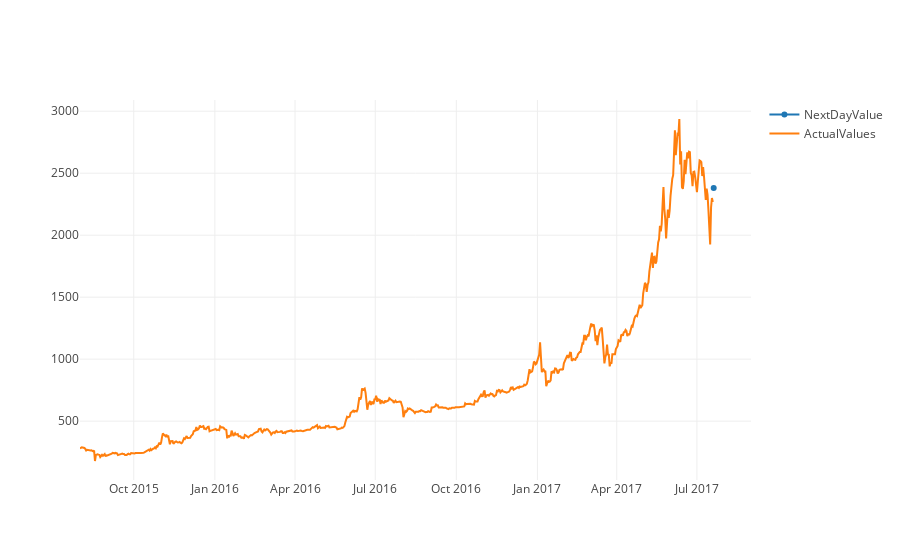

Here is the notebook cell this chart was saved with:
### Code cell
our_Predict = go.Scatter( x = prediction.index, y = prediction.predictionPrice, name = 'NextDayValue')

iplot([our_Predict, ActualValues])
# Последнее значение во фрейме "Актуальное значение" - значение в реседине дня. Не в конце торгов
#( прогноз от 18 числа)

### Figure 1 — Plotly figure (JSON) as saved in the notebook; plotly's stock layout.template omitted (floating-point values rounded to 4 significant figures; data arrays with more than 128 entries replaced by an {"elided": "..."} marker saying what was removed)
{"data": [{"name": "NextDayValue", "type": "scatter", "x": ["2017-07-20"], "y": [2381.0]}, {"name": "ActualValues", "type": "scatter", "x": {"elided": "719 str values"}, "y": {"elided": "719 float values"}}], "layout": {}}
